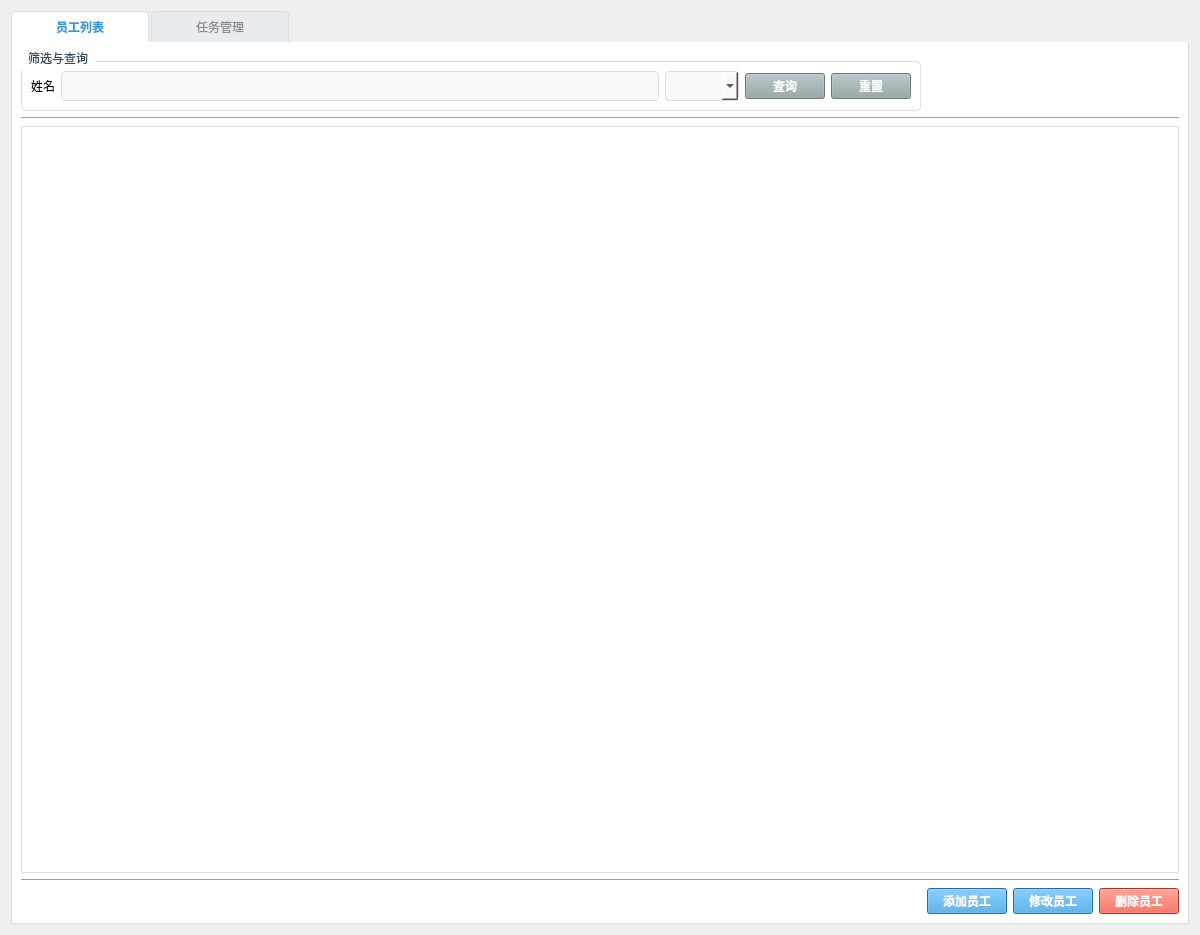
<?xml version="1.0" encoding="UTF-8"?>
<ui version="4.0">
 <class>EmployeeManagementWidget</class>
 <widget class="QWidget" name="EmployeeManagementWidget">
  <property name="geometry">
   <rect>
    <x>0</x>
    <y>0</y>
    <width>1200</width>
    <height>935</height>
   </rect>
  </property>
  <property name="windowTitle">
   <string>员工管理</string>
  </property>
  <property name="styleSheet">
   <string notr="true">/* 筛选区域的容器 (GroupBox) */
QGroupBox#filterGroupBox {
    border: 1px solid #dcdde1;
    border-radius: 5px;
    margin-top: 10px; /* 为标题留出空间 */
    background-color: white; /* 设置白色背景，与主背景区分 */
}

/* GroupBox 的标题样式 */
QGroupBox#filterGroupBox::title {
    subcontrol-origin: margin;
    subcontrol-position: top left;
    padding: 0 5px 5px 5px;
    color: #34495e;
    font-weight: bold;
}

/* 筛选区域内的标签 */
QLabel#label_2, QLabel#label_3, QLabel#label_4 {
    font-weight: normal;
    padding: 5px;
}

/* ============================ 筛选控件 (输入框、下拉框) ============================ */
QLineEdit#nameFilterLineEdit,
QComboBox#deptFilterComboBox,
QComboBox#assigneeFilterComboBox,
QComboBox#taskTypeFilterComboBox,
QComboBox#taskStatusFilterComboBox {
    border: 1px solid #dcdde1;
    border-radius: 4px;
    padding: 6px;
    background-color: #f8f9f9; /* 浅灰色背景，与白色容器区分 */
}

QLineEdit#nameFilterLineEdit:focus,
QComboBox#deptFilterComboBox:focus,
QComboBox#assigneeFilterComboBox:focus,
QComboBox#taskTypeFilterComboBox:focus,
QComboBox#taskStatusFilterComboBox:focus {
    border: 1px solid #3498db;
}

/* ============================ 筛选与操作按钮 ============================ */

/* 查询/重置按钮 (次要按钮) */
QPushButton#queryEmployeeButton,
QPushButton#resetEmployeeButton,
QPushButton#queryTaskButton,
QPushButton#resetTaskButton {
    background-color: #95a5a6;
    color: white;
    font-weight: bold;
}
QPushButton#queryEmployeeButton:hover,
QPushButton#resetEmployeeButton:hover,
QPushButton#queryTaskButton:hover,
QPushButton#resetTaskButton:hover {
    background-color: #aeb6bf;
}
QPushButton#queryEmployeeButton:pressed,
QPushButton#resetEmployeeButton:pressed,
QPushButton#queryTaskButton:pressed,
QPushButton#resetTaskButton:pressed {
    background-color: #7f8c8d;
}


/* 主要操作按钮 (蓝色主题) */
QPushButton#addEmployeeButton,
QPushButton#editEmployeeButton,
QPushButton#assignTaskButton,
QPushButton#editTaskButton {
    background-color: #3498db;
    color: white;
    font-weight: bold;
}
QPushButton#addEmployeeButton:hover,
QPushButton#editEmployeeButton:hover,
QPushButton#assignTaskButton:hover,
QPushButton#editTaskButton:hover {
    background-color: #5dade2;
}
QPushButton#addEmployeeButton:pressed,
QPushButton#editEmployeeButton:pressed,
QPushButton#assignTaskButton:pressed,
QPushButton#editTaskButton:pressed {
    background-color: #2980b9;
}


/* 删除按钮 (红色警告) */
QPushButton#deleteEmployeeButton,
QPushButton#deleteTaskButton {
    background-color: #e74c3c;
    color: white;
    font-weight: bold;
}
QPushButton#deleteEmployeeButton:hover,
QPushButton#deleteTaskButton:hover {
    background-color: #f1948a;
}
QPushButton#deleteEmployeeButton:pressed,
QPushButton#deleteTaskButton:pressed {
    background-color: #c0392b;
}

/* ============================ 数据表格 (员工 &amp; 任务) ============================ */

/* 应用“翡翠之准”绿色主题 */
QTableView#employeeTableView,
QTableView#taskTableView {
    background-color: white;
    border: 1px solid #e0e0e0;
    color: #333333;
    gridline-color: #f0f0f0;
    alternate-background-color: #f9f9f9;
}

/* 表头样式 */
QTableView#employeeTableView QHeaderView::section,
QTableView#taskTableView QHeaderView::section {
    background-color: #16a085; /* 专业、沉稳的翠绿色 */
    color: white;
    padding: 8px;
    border: none;
    border-right: 1px solid #1abc9c; /* 亮一点的绿色作为分隔 */
    font-weight: bold;
}
QTableView#employeeTableView QHeaderView::section:last,
QTableView#taskTableView QHeaderView::section:last {
    border-right: none;
}


/* 单元格样式 */
QTableView#employeeTableView::item,
QTableView#taskTableView::item {
    border: none;
    padding: 5px;
}

/* 选中单元格样式 */
QTableView#employeeTableView::item:selected,
QTableView#taskTableView::item:selected {
    background-color: #d4efdf; /* 非常浅的绿色 */
    color: #135c4c; /* 深绿色文字 */
}

/* 表格专属滚动条 */
QTableView#employeeTableView QScrollBar:vertical,
QTableView#taskTableView QScrollBar:vertical {
    border: none;
    background: #f9f9f9; /* 与隔行色一致 */
    width: 9px;
    margin: 0px 0 0px 0;
}

QTableView#employeeTableView QScrollBar::handle:vertical,
QTableView#taskTableView QScrollBar::handle:vertical {
    background-color: #16a085; /* 与表头颜色一致 */
    min-height: 25px;
    border-radius: 4px;
}

QTableView#employeeTableView QScrollBar::handle:vertical:hover,
QTableView#taskTableView QScrollBar::handle:vertical:hover {
    background-color: #1abc9c; /* 悬浮时变亮 */
}

QTableView#employeeTableView QScrollBar::horizontal,
QTableView#taskTableView QScrollBar::horizontal {
    border: none;
    background: #f9f9f9;
    height: 9px;
    margin: 0 0px 0 0px;
}

QTableView#employeeTableView QScrollBar::handle:horizontal,
QTableView#taskTableView QScrollBar::handle:horizontal {
    background-color: #16a085;
    min-width: 25px;
    border-radius: 4px;
}

QTableView#employeeTableView QScrollBar::handle:horizontal:hover,
QTableView#taskTableView QScrollBar::handle:horizontal:hover {
    background-color: #1abc9c;
}

/* 隐藏滚动条箭头 */
QTableView#employeeTableView QScrollBar::add-line, QTableView#employeeTableView QScrollBar::sub-line,
QTableView#taskTableView QScrollBar::add-line, QTableView#taskTableView QScrollBar::sub-line {
    border: none;
    background: none;
    width: 0;
    height: 0;
}

/* 滚动条空白区域 */
QTableView#employeeTableView QScrollBar::add-page, QTableView#employeeTableView QScrollBar::sub-page,
QTableView#taskTableView QScrollBar::add-page, QTableView#taskTableView QScrollBar::sub-page {
    background: none;
}</string>
  </property>
  <layout class="QGridLayout" name="gridLayout_2">
   <item row="0" column="0">
    <widget class="QTabWidget" name="tabWidget">
     <property name="styleSheet">
      <string notr="true">QTabWidget::pane {
    border: 1px solid #dcdde1;
    border-top: none; /* 顶部边框由TabBar处理 */
    background-color: white;
}

/* Tab栏本身 */
QTabWidget::tab-bar {
    /* 无需特殊样式 */
}

/* 单个Tab */
QTabWidget QTabBar::tab {
    background-color: #e9ecef;
    color: #8c8c8c;
    border: 1px solid #dcdde1;
    border-bottom: none;
    padding: 8px 18px;
    min-width: 100px;
    margin-right: 2px;
    border-top-left-radius: 4px;
    border-top-right-radius: 4px;
}

/* 鼠标悬浮在Tab上 */
QTabWidget QTabBar::tab:hover {
    background-color: #f5f7fa;
    color: #3498db;
}

/* 选中的Tab */
QTabWidget QTabBar::tab:selected {
    background-color: white; /* 与内容区颜色一致，实现融合效果 */
    color: #3498db;
    font-weight: bold;
    border-bottom-color: white; /* 隐藏底部边框以实现连接 */
}</string>
     </property>
     <property name="currentIndex">
      <number>0</number>
     </property>
     <widget class="QWidget" name="tab">
      <attribute name="title">
       <string>员工列表</string>
      </attribute>
      <layout class="QGridLayout" name="gridLayout_3">
       <item row="0" column="0">
        <widget class="QGroupBox" name="filterGroupBox">
         <property name="title">
          <string>筛选与查询</string>
         </property>
         <layout class="QGridLayout" name="gridLayout">
          <item row="0" column="0">
           <widget class="QLabel" name="label">
            <property name="text">
             <string>姓名</string>
            </property>
           </widget>
          </item>
          <item row="0" column="1">
           <widget class="QLineEdit" name="nameFilterLineEdit"/>
          </item>
          <item row="0" column="2">
           <widget class="QComboBox" name="deptFilterComboBox"/>
          </item>
          <item row="0" column="3">
           <widget class="QPushButton" name="queryEmployeeButton">
            <property name="text">
             <string>查询</string>
            </property>
           </widget>
          </item>
          <item row="0" column="4">
           <widget class="QPushButton" name="resetEmployeeButton">
            <property name="text">
             <string>重置</string>
            </property>
           </widget>
          </item>
         </layout>
        </widget>
       </item>
       <item row="1" column="0" colspan="2">
        <widget class="Line" name="line">
         <property name="orientation">
          <enum>Qt::Orientation::Horizontal</enum>
         </property>
        </widget>
       </item>
       <item row="2" column="0" colspan="2">
        <widget class="QTableView" name="employeeTableView"/>
       </item>
       <item row="3" column="0" colspan="2">
        <widget class="Line" name="line_3">
         <property name="orientation">
          <enum>Qt::Orientation::Horizontal</enum>
         </property>
        </widget>
       </item>
       <item row="4" column="1">
        <layout class="QHBoxLayout" name="horizontalLayout">
         <item>
          <widget class="QPushButton" name="addEmployeeButton">
           <property name="text">
            <string>添加员工</string>
           </property>
          </widget>
         </item>
         <item>
          <widget class="QPushButton" name="editEmployeeButton">
           <property name="text">
            <string>修改员工</string>
           </property>
          </widget>
         </item>
         <item>
          <widget class="QPushButton" name="deleteEmployeeButton">
           <property name="text">
            <string>删除员工</string>
           </property>
          </widget>
         </item>
        </layout>
       </item>
      </layout>
     </widget>
     <widget class="QWidget" name="tab_3">
      <attribute name="title">
       <string>任务管理</string>
      </attribute>
      <layout class="QGridLayout" name="gridLayout_4">
       <item row="0" column="0">
        <layout class="QHBoxLayout" name="horizontalLayout_5">
         <item>
          <widget class="QGroupBox" name="taskFilterGroupBox">
           <property name="title">
            <string>任务筛选</string>
           </property>
           <layout class="QGridLayout" name="gridLayout_5">
            <item row="0" column="1">
             <widget class="Line" name="line_4">
              <property name="orientation">
               <enum>Qt::Orientation::Vertical</enum>
              </property>
             </widget>
            </item>
            <item row="0" column="2" rowspan="10">
             <widget class="QTableView" name="taskTableView"/>
            </item>
            <item row="1" column="0" colspan="2">
             <layout class="QVBoxLayout" name="verticalLayout">
              <item>
               <layout class="QHBoxLayout" name="horizontalLayout_2">
                <item>
                 <widget class="QLabel" name="label_2">
                  <property name="text">
                   <string>执行人</string>
                  </property>
                 </widget>
                </item>
                <item>
                 <widget class="QComboBox" name="assigneeFilterComboBox"/>
                </item>
               </layout>
              </item>
              <item>
               <layout class="QHBoxLayout" name="horizontalLayout_3">
                <item>
                 <widget class="QLabel" name="label_4">
                  <property name="text">
                   <string>任务类</string>
                  </property>
                 </widget>
                </item>
                <item>
                 <widget class="QComboBox" name="taskTypeFilterComboBox"/>
                </item>
               </layout>
              </item>
              <item>
               <layout class="QHBoxLayout" name="horizontalLayout_4">
                <item>
                 <widget class="QLabel" name="label_3">
                  <property name="text">
                   <string>状   态</string>
                  </property>
                 </widget>
                </item>
                <item>
                 <widget class="QComboBox" name="taskStatusFilterComboBox"/>
                </item>
               </layout>
              </item>
             </layout>
            </item>
            <item row="3" column="0" colspan="2">
             <widget class="QPushButton" name="queryTaskButton">
              <property name="text">
               <string>查询</string>
              </property>
             </widget>
            </item>
            <item row="5" column="0" colspan="2">
             <widget class="QPushButton" name="resetTaskButton">
              <property name="text">
               <string>重置</string>
              </property>
             </widget>
            </item>
            <item row="6" column="0">
             <widget class="Line" name="line_2">
              <property name="orientation">
               <enum>Qt::Orientation::Horizontal</enum>
              </property>
             </widget>
            </item>
            <item row="7" column="0">
             <widget class="QPushButton" name="assignTaskButton">
              <property name="text">
               <string>分派常规任务</string>
              </property>
             </widget>
            </item>
            <item row="8" column="0">
             <widget class="QPushButton" name="deleteTaskButton">
              <property name="text">
               <string>删除任务</string>
              </property>
             </widget>
            </item>
            <item row="9" column="0">
             <widget class="QPushButton" name="editTaskButton">
              <property name="text">
               <string>修改/查看详情</string>
              </property>
             </widget>
            </item>
           </layout>
           <zorder>assignTaskButton</zorder>
           <zorder>queryTaskButton</zorder>
           <zorder>resetTaskButton</zorder>
           <zorder>deleteTaskButton</zorder>
           <zorder>line_2</zorder>
           <zorder>editTaskButton</zorder>
           <zorder>taskTableView</zorder>
           <zorder>line_4</zorder>
          </widget>
         </item>
        </layout>
       </item>
      </layout>
     </widget>
    </widget>
   </item>
  </layout>
 </widget>
 <resources/>
 <connections/>
</ui>
